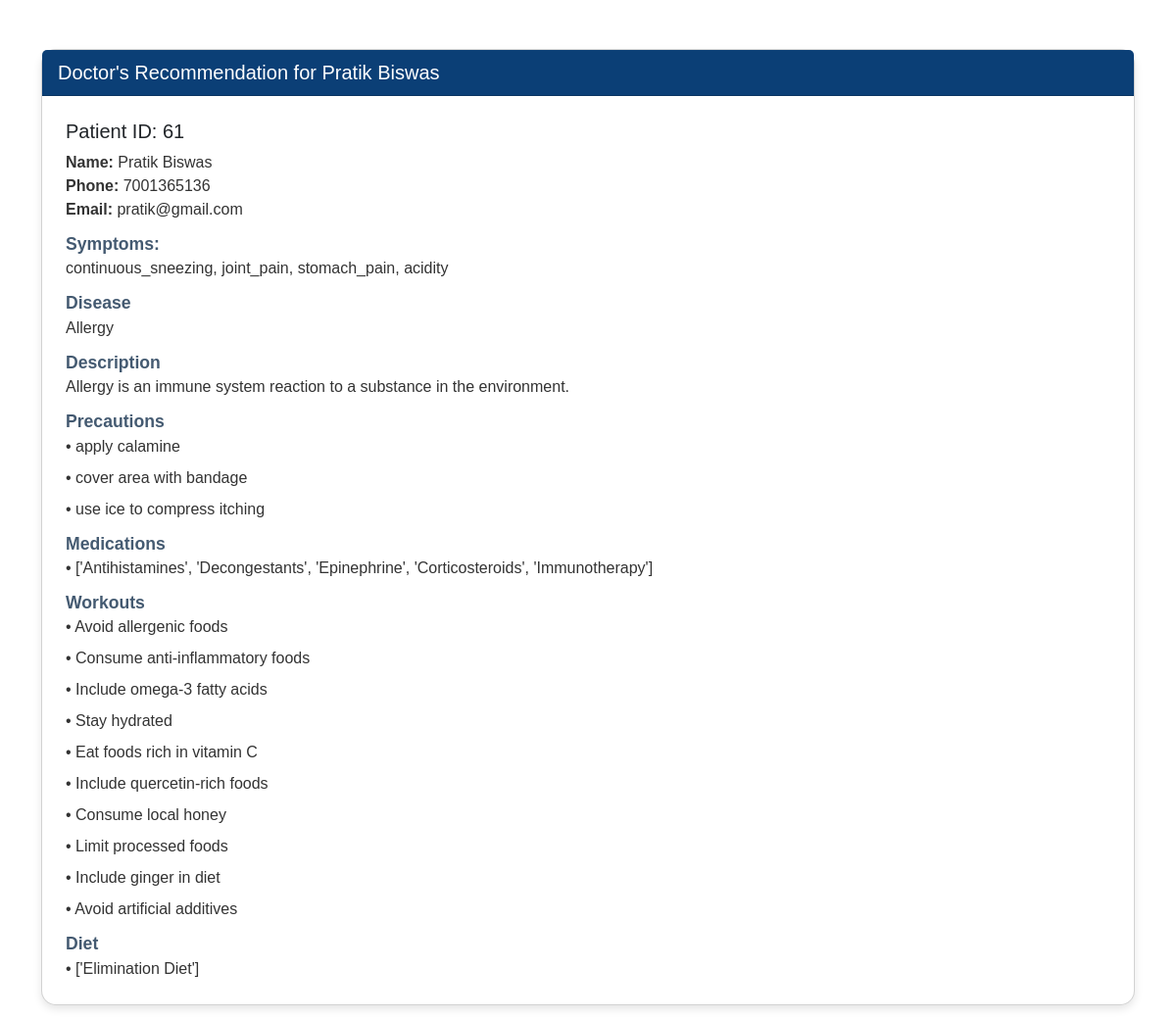
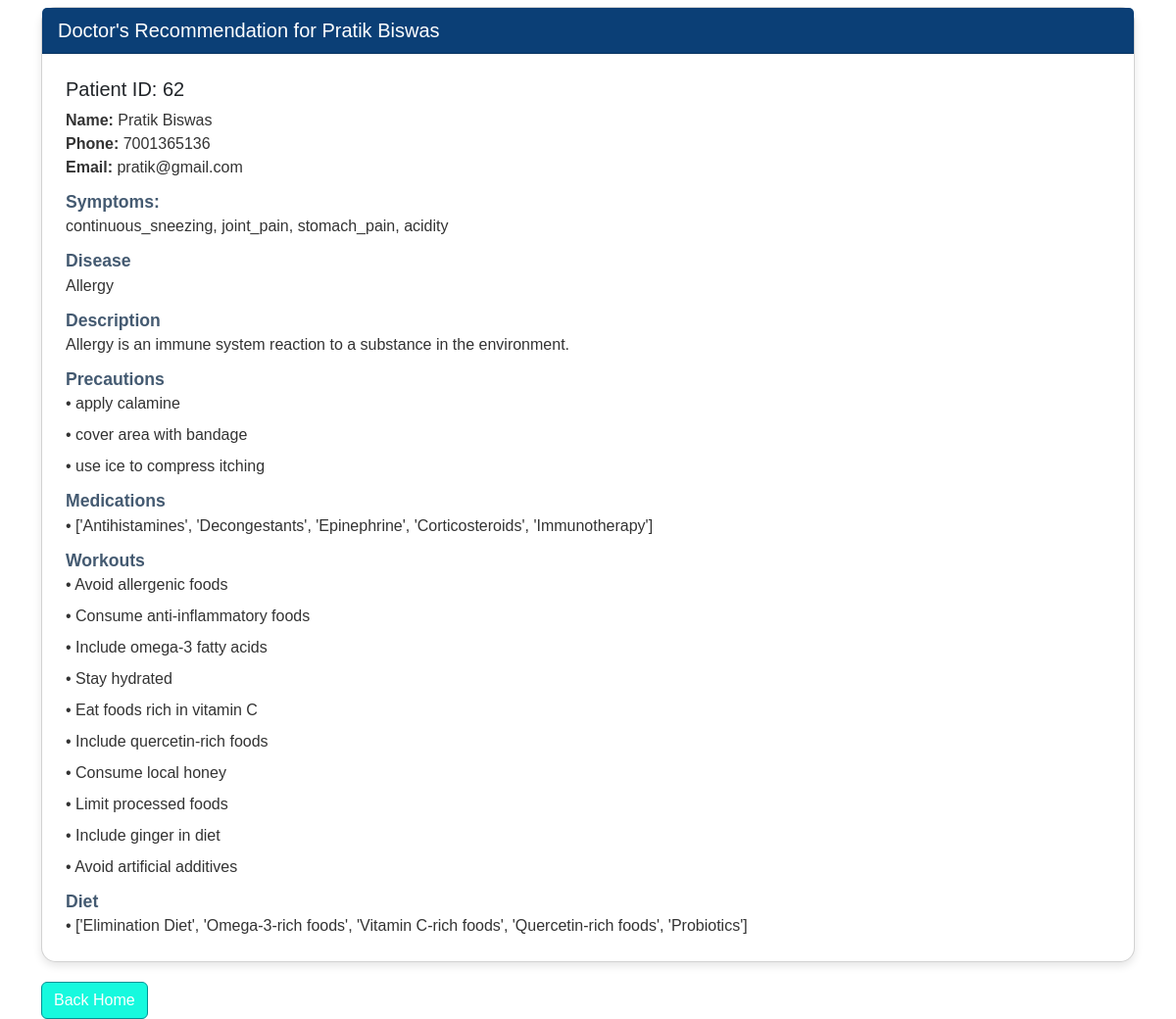
The page /patient/pratik@gmail.com on the database its author committed (2 pictures, top to bottom).
### app.py (models this page shows)
class Symptoms(db.Model):
    __tablename__ = 'symptoms'
    id = db.Column(db.Integer, primary_key=True, nullable=False, autoincrement=True, unique=True)
    fname = db.Column(db.String(30), nullable=False)
    lname = db.Column(db.String(30), nullable=False)
    phone = db.Column(db.String(13), nullable=False)
    email = db.Column(db.String(40), nullable=False)
    symp1 = db.Column(db.String(30), nullable=False)
    symp2 = db.Column(db.String(30))
    symp3 = db.Column(db.String(30))
    symp4 = db.Column(db.String(30))

class Disease(db.Model):
    __tablename__ = 'disease'
    sl = db.Column(db.Integer, primary_key=True, nullable=False, autoincrement=True, unique=True)
    d_id = db.Column(db.Integer, db.ForeignKey("symptoms.id"), nullable=False)
    disease = db.Column(db.String(30), nullable=False)

class Description(db.Model):
    __tablename__ = 'description'
    sl = db.Column(db.Integer, primary_key=True, nullable=False, autoincrement=True, unique=True)
    des_id = db.Column(db.Integer, db.ForeignKey("symptoms.id"), nullable=False)
    description = db.Column(db.String(200), nullable=False)

class Precautions(db.Model):
    __tablename__ = 'precautions'
    sl = db.Column(db.Integer, primary_key=True, nullable=False, autoincrement=True, unique=True)
    p_id = db.Column(db.Integer, db.ForeignKey("symptoms.id"), nullable=False)
    precaution = db.Column(db.String(30), nullable=False)

class Medications(db.Model):
    __tablename__ = 'medications'
    sl = db.Column(db.Integer, primary_key=True, nullable=False, autoincrement=True, unique=True)
    m_id = db.Column(db.Integer, db.ForeignKey("symptoms.id"), nullable=False)
    medication = db.Column(db.String(30), nullable=False)

class Workout(db.Model):
    __tablename__ = 'workout'
    sl = db.Column(db.Integer, primary_key=True, nullable=False, autoincrement=True, unique=True)
    w_id = db.Column(db.Integer, db.ForeignKey("symptoms.id"), nullable=False)
    workout = db.Column(db.String(30), nullable=False)

class Diet(db.Model):
    __tablename__ = 'diet'
    sl = db.Column(db.Integer, primary_key=True, nullable=False, autoincrement=True, unique=True)
    di_id = db.Column(db.Integer, db.ForeignKey("symptoms.id"), nullable=False)
    diet = db.Column(db.String(30), nullable=False)

### app.py (the view)
@app.route("/patient/<email>")
def patient(email):
    user_data = Symptoms.query.filter_by(email=email).all()
    disease=Disease.query.all()
    description=Description.query.all()
    precautions = Precautions.query.all()
    medications=Medications.query.all()
    workout=Workout.query.all()
    diet=Diet.query.all()
    return render_template("patient.html", email=email, user_data=user_data,disease=disease,description=description, precautions=precautions,medications=medications,workout=workout,diet=diet)

### templates/patient.html (shortened to what this page needs)
<!DOCTYPE html>
<html lang="en">
  <head>
    <link
      href="https://cdn.jsdelivr.net/npm/bootstrap@5.3.3/dist/css/bootstrap.min.css"
      rel="stylesheet"
    />
  </head>
  <body>
    <div class="container">
      {% for data in user_data %}
      <div class="card">
        <div class="card-header">
          Doctor's Recommendation for {{ data.fname }} {{ data.lname }}
        </div>
        <div class="card-body">
          <h5 class="card-title">Patient ID: {{ data.id }}</h5>
          <p class="card-text">
            <strong>Name:</strong> {{ data.fname }} {{ data.lname }}<br />
            <strong>Phone:</strong> {{ data.phone }}<br />
            <strong>Email:</strong> {{ data.email }}<br />
          </p>
          <div class="section-title">Symptoms:</div>
          <p class="card-text">
            {{ data.symp1 }}, {{ data.symp2 }}, {{ data.symp3 }}, {{ data.symp4
            }}
          </p>
          <div class="section-title">Disease</div>
          {% for disease in disease %} {% if disease.d_id == data.id %}
          <p class="card-text">{{ disease.disease }}</p>
          {% endif %} {% endfor %}
          <div class="section-title">Description</div>
          {% for description in description %} {% if description.des_id ==
          data.id %}
          <p class="card-text">{{ description.description }}</p>
          {% endif %} {% endfor %}
          <div class="section-title">Precautions</div>
          {% for precaution in precautions %} {% if precaution.p_id == data.id
          %}
          <p class="card-text">• {{ precaution.precaution }}</p>
          {% endif %} {% endfor %}
          <div class="section-title">Medications</div>
          {% for medication in medications %} {% if medication.m_id == data.id
          %}
          <p class="card-text">• {{ medication.medication }}</p>
          {% endif %} {% endfor %}
          <div class="section-title">Workouts</div>
          {% for workout in workout %} {% if workout.w_id == data.id %}
          <p class="card-text">• {{ workout.workout }}</p>
          {% endif %} {% endfor %}
          <div class="section-title">Diet</div>
          {% for diet in diet %} {% if diet.di_id == data.id %}
          <p class="card-text">• {{ diet.diet }}</p>
          {% endif %} {% endfor %}
        </div>
      </div>
      {% endfor %}
      <a href="/" class="btn btn-primary">Back Home</a>
    </div>
  </body>
</html>

### templates/patient.html (style rules this page uses)
body { font-family: "Arial", sans-serif; }
.container { margin-top: 50px; }
.card { margin-bottom: 20px; border-radius: 15px; box-shadow: 0 4px 8px rgba(0, 0, 0, 0.1); }
.card-header { background-color: #0b3f76; color: white; font-size: 1.25rem; border-top-left-radius: 15px; border-top-right-radius: 15px; }
.card-body { padding: 1.5rem; }
.section-title { font-weight: bold; margin-top: 10px; font-size: 1.1rem; color: #062341bf; }
.card-text { margin-bottom: 0.5rem; color: #333; }
.btn-primary { background-color: #17f9de; border-color: #009194; }

### rows shown on the page
Symptoms: fname "Pratik", lname "Biswas", id "61", phone "7001365136", email "pratik@gmail.com", symp1 "continuous_sneezing", symp2 "joint_pain", symp3 "stomach_pain", symp4 "acidity"
Disease: disease "Allergy"
Description: description "Allergy is an immune system reaction to a substance in the environment."
Precautions: precaution "apply calamine"
Precautions: precaution "cover area with bandage"
Precautions: precaution "use ice to compress itching"
Medications: medication "['Antihistamines', 'Decongestants', 'Epinephrine', 'Corticosteroids', 'Immunotherapy']"
Workout: workout "Avoid allergenic foods"
Workout: workout "Consume anti-inflammatory foods"
Workout: workout "Include omega-3 fatty acids"
Workout: workout "Stay hydrated"
Workout: workout "Eat foods rich in vitamin C"
Workout: workout "Include quercetin-rich foods"
Workout: workout "Consume local honey"
Workout: workout "Limit processed foods"
Workout: workout "Include ginger in diet"
Workout: workout "Avoid artificial additives"
Diet: diet "['Elimination Diet']"
Symptoms: fname "Pratik", lname "Biswas", id "62", phone "7001365136", email "pratik@gmail.com", symp1 "continuous_sneezing", symp2 "joint_pain", symp3 "stomach_pain", symp4 "acidity"
Disease: disease "Allergy"
Description: description "Allergy is an immune system reaction to a substance in the environment."
Precautions: precaution "apply calamine"
Precautions: precaution "cover area with bandage"
Precautions: precaution "use ice to compress itching"
Medications: medication "['Antihistamines', 'Decongestants', 'Epinephrine', 'Corticosteroids', 'Immunotherapy']"
Workout: workout "Avoid allergenic foods"
Workout: workout "Consume anti-inflammatory foods"
Workout: workout "Include omega-3 fatty acids"
Workout: workout "Stay hydrated"
Workout: workout "Eat foods rich in vitamin C"
Workout: workout "Include quercetin-rich foods"
Workout: workout "Consume local honey"
Workout: workout "Limit processed foods"
Workout: workout "Include ginger in diet"
Workout: workout "Avoid artificial additives"
Diet: diet "['Elimination Diet', 'Omega-3-rich foods', 'Vitamin C-rich foods', 'Quercetin-rich foods', 'Probiotics']"
